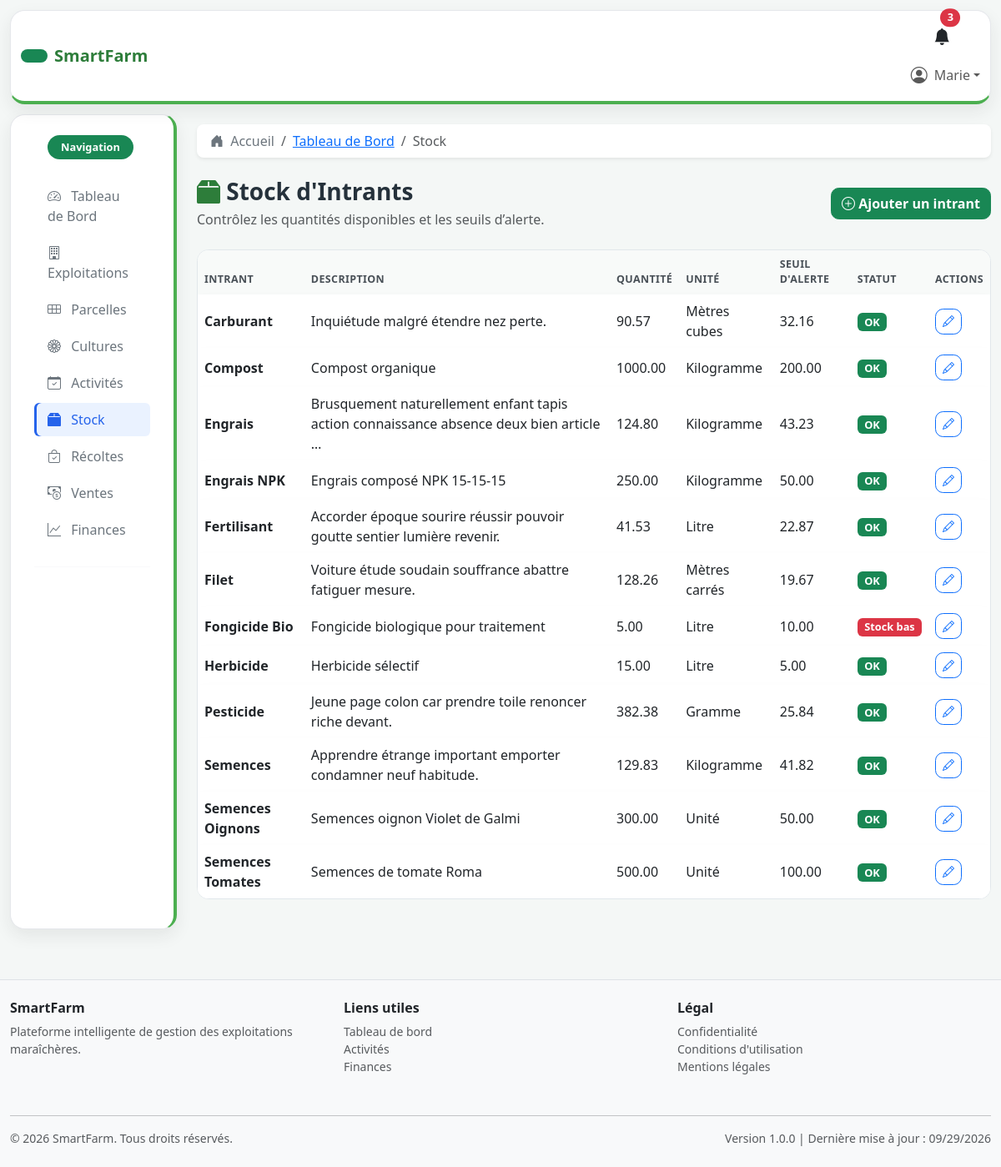
The app's page /stock/ (signed in) with its own data.
### stock/models.py (models this page shows, shortened)
class Intrant(models.Model):
    UNITE_CHOICES = [
        ('kg', 'Kilogramme'),
        ('g', 'Gramme'),
        ('l', 'Litre'),
        ('unite', 'Unité'),
        ('m2', 'Mètres carrés'),
        ('m3', 'Mètres cubes'),
    ]
    nom = models.CharField(max_length=150, help_text="Nom de l'intrant")
    description = models.TextField(blank=True, help_text="Description de l'intrant")
    quantite = models.DecimalField(max_digits=10, decimal_places=2, default=0, help_text="Quantité disponible")
    unite = models.CharField(max_length=10, choices=UNITE_CHOICES, default='kg', help_text="Unité de mesure")
    seuil_alerte = models.DecimalField(max_digits=10, decimal_places=2, null=True, blank=True, help_text="Seuil de stock bas")
    date_creation = models.DateTimeField(auto_now_add=True, help_text="Date de création")
    date_modification = models.DateTimeField(auto_now=True, help_text="Date de dernière modification")
    class Meta:
        verbose_name = 'Intrant'
        verbose_name_plural = 'Intrants'
        ordering = ['nom']

### stock/views.py (the view)
# urls.py: path('', views.IntrantListView.as_view(), name='liste_intrants'),
class IntrantListView(LoginRequiredMixin, ListView):
    model = Intrant
    template_name = 'stock/liste_intrants.html'
    context_object_name = 'intrants'
    paginate_by = 20
    def get_queryset(self):
        queryset = Intrant.objects.all()
        recherche = self.request.GET.get('q')
        if recherche:
            queryset = queryset.filter(models.Q(nom__icontains=recherche) | models.Q(description__icontains=recherche))
        return queryset.order_by('nom')

### templates/stock/liste_intrants.html (shortened to what this page needs)
{% extends 'base.html' %}
{% load static %}
{% block breadcrumbs %}
    <li class="breadcrumb-item"><a href="{% url 'dashboard:accueil' %}">Tableau de Bord</a></li>
    <li class="breadcrumb-item active">Stock</li>
{% endblock %}
{% block content %}
<div class="row list-page-header mb-4 align-items-center">
    <div class="col-md-8">
        <h1 class="h3 mb-0">
            <i class="bi bi-box2-fill text-success"></i> Stock d'Intrants
        </h1>
        <p class="text-muted mb-0 mt-1">Contrôlez les quantités disponibles et les seuils d’alerte.</p>
    </div>
    <div class="col-md-4 text-md-end">
        <a href="{% url 'stock:ajouter_intrant' %}" class="btn btn-success">
            <i class="bi bi-plus-circle"></i> Ajouter un intrant
        </a>
    </div>
</div>
<div class="row mb-4">
    <div class="col-md-12">
        <div class="card data-card">
            <div class="table-responsive">
                <table class="table table-hover mb-0">
                    <thead class="table-light">
                        <tr>
                            <th>Intrant</th>
                            <th>Description</th>
                            <th>Quantité</th>
                            <th>Unité</th>
                            <th>Seuil d'alerte</th>
                            <th>Statut</th>
                            <th>Actions</th>
                        </tr>
                    </thead>
                    <tbody>
                        {% for intrant in intrants %}
                        <tr>
                            <td><strong>{{ intrant.nom }}</strong></td>
                            <td>{{ intrant.description|truncatewords:10 }}</td>
                            <td>{{ intrant.quantite }}</td>
                            <td>{{ intrant.get_unite_display }}</td>
                            <td>{{ intrant.seuil_alerte|default:"-" }}</td>
                            <td>
                                {% if intrant.seuil_alerte and intrant.quantite <= intrant.seuil_alerte %}
                                    <span class="badge bg-danger">Stock bas</span>
                                {% else %}
                                    <span class="badge bg-success">OK</span>
                                {% endif %}
                            </td>
                            <td>
                                <a href="{% url 'stock:modifier_intrant' intrant.pk %}" class="btn btn-sm btn-outline-primary"><i class="bi bi-pencil"></i></a>
                            </td>
                        </tr>
                        {% empty %}
                        <tr>
                            <td colspan="7" class="text-center text-muted py-4">Aucun intrant trouvé.</td>
                        </tr>
                        {% endfor %}
                    </tbody>
                </table>
            </div>
        </div>
    </div>
</div>
{% endblock %}

### templates/includes/navbar.html (shortened to what this page needs)
<nav class="navbar navbar-light bg-white border-bottom sticky-top shadow-sm app-navbar">
    <div class="container-fluid">
        <a class="navbar-brand d-flex align-items-center gap-2" href="{% url 'dashboard:accueil' %}">
            <span class="badge bg-success rounded-pill py-2 px-3 text-white"></span>
            <span class="fs-5 fw-bold">SmartFarm</span>
        </a>
        <div class="ms-auto" id="navbarNav">
            <ul class="navbar-nav ms-auto align-items-center">
                <li class="nav-item me-2 d-none d-lg-block">
                    <a class="nav-link position-relative text-dark" href="{% url 'dashboard:accueil' %}">
                        <i class="bi bi-bell-fill fs-5"></i>
                        <span class="position-absolute top-0 start-100 translate-middle badge rounded-pill bg-danger">3</span>
                    </a>
                </li>
                <li class="nav-item dropdown">
                    <a class="nav-link dropdown-toggle d-flex align-items-center" href="#" id="userDropdown" role="button" data-bs-toggle="dropdown">
                        {% if user.is_authenticated and user.profil.photo %}
                            <img src="{{ user.profil.photo.url }}" alt="Photo de profil" class="rounded-circle" style="width: 32px; height: 32px; object-fit: cover;">
                        {% else %}
                            <i class="bi bi-person-circle fs-5"></i>
                        {% endif %}
                        <span class="ms-2">{% if user.is_authenticated %}{{ user.first_name|default:user.username }}{% else %}Invité{% endif %}</span>
                    </a>
                </li>
            </ul>
        </div>
    </div>
</nav>

### static/css/style.css (style rules this page uses)
:root { --smartfarm-primary: #2d7d3a; --smartfarm-secondary: #4caf50; --smartfarm-soft: #ecf5ed; --smartfarm-muted: #6c757d; --smartfarm-border: #e5e7eb; --smartfarm-sidebar: #ffffff; --smartfarm-sidebar-text: #6c757d; --smartfarm-sidebar-muted: #6c757d; --smartfarm-accent: #eaf2ff; --smartfarm-sidebar-active: #2563eb; }
body { background-color: #f4f7f6; color: #212529; }
.bg-body-tertiary { background-color: #f4f7f6 !important; }
.navbar { background-color: #fff !important; }
.app-navbar { min-height: 73px; margin: 0.75rem 0.75rem 0; border: 1px solid var(--smartfarm-border) !important; border-bottom: 4px solid var(--smartfarm-secondary) !important; border-radius: 1.1rem; box-shadow: 0 0.5rem 1.25rem rgba(33, 37, 41, 0.08) !important; z-index: 1030; }
.navbar-brand { color: var(--smartfarm-primary) !important; }
.card { border: none; border-radius: 0.85rem; }
.btn { border-radius: 0.6rem; font-weight: 600; }
.list-page-header h1 { color: #25313b; font-weight: 700; }
.data-card { overflow: hidden; border: 1px solid #e1e7eb; }
.table { border-spacing: 0 0.75rem; }
.table thead th { border-bottom: none; background-color: #f8faf9; color: #495057; font-weight: 700; font-size: 0.78rem; letter-spacing: 0.03em; text-transform: uppercase; }
.table tbody tr { background-color: #fff; box-shadow: 0 0.5rem 1rem rgba(33, 37, 41, 0.04); }
.table tbody tr td, .table tbody tr th { border: none; vertical-align: middle; }
.table-responsive { overflow-x: auto; -webkit-overflow-scrolling: touch; }
.table-responsive > .table { min-width: 680px; }
.badge { font-size: 0.8rem; font-weight: 600; }
.btn-success, .btn-outline-success { transition: all 0.2s ease; }
.text-success { color: var(--smartfarm-primary) !important; }

### records on screen
Intrant: nom "Carburant", description "Inquiétude malgré étendre nez perte.", quantite "90.57", unite "Mètres cubes", seuil_alerte "32.16", shows "OK"
Intrant: nom "Compost", description "Compost organique", quantite "1000.00", unite "Kilogramme", seuil_alerte "200.00", shows "OK"
Intrant: nom "Engrais", description "Brusquement naturellement enfant tapis action connaissance absence deux bien article …", quantite "124.80", unite "Kilogramme", seuil_alerte "43.23", shows "OK"
Intrant: nom "Engrais NPK", description "Engrais composé NPK 15-15-15", quantite "250.00", unite "Kilogramme", seuil_alerte "50.00", shows "OK"
Intrant: nom "Fertilisant", description "Accorder époque sourire réussir pouvoir goutte sentier lumière revenir.", quantite "41.53", unite "Litre", seuil_alerte "22.87", shows "OK"
Intrant: nom "Filet", description "Voiture étude soudain souffrance abattre fatiguer mesure.", quantite "128.26", unite "Mètres carrés", seuil_alerte "19.67", shows "OK"
Intrant: nom "Fongicide Bio", description "Fongicide biologique pour traitement", quantite "5.00", unite "Litre", seuil_alerte "10.00", shows "Stock bas"
Intrant: nom "Herbicide", description "Herbicide sélectif", quantite "15.00", unite "Litre", seuil_alerte "5.00", shows "OK"
Intrant: nom "Pesticide", description "Jeune page colon car prendre toile renoncer riche devant.", quantite "382.38", unite "Gramme", seuil_alerte "25.84", shows "OK"
Intrant: nom "Semences", description "Apprendre étrange important emporter condamner neuf habitude.", quantite "129.83", unite "Kilogramme", seuil_alerte "41.82", shows "OK"
Intrant: nom "Semences Oignons", description "Semences oignon Violet de Galmi", quantite "300.00", unite "Unité", seuil_alerte "50.00", shows "OK"
Intrant: nom "Semences Tomates", description "Semences de tomate Roma", quantite "500.00", unite "Unité", seuil_alerte "100.00", shows "OK"

### other values on screen
{{ user.first_name|default:user.username }} "Marie"
